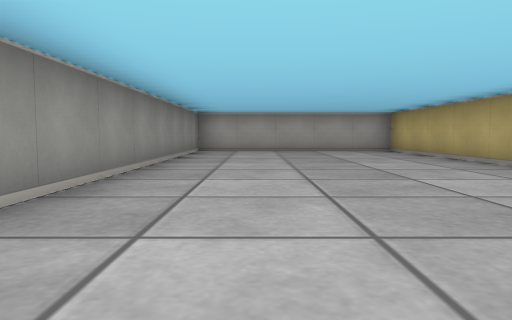
view 1 (above)

22 first-person views from a walk through a cub3D maze. The camera is about half as high as the walls, tilts 4° down and sees 70° across. The floor is counted in squares. Each view is taken from the middle of a square. On the plan, view 1 faces up. The plan holds only what a view shows up to about 9 squares ahead; the rest is blank.

view 2
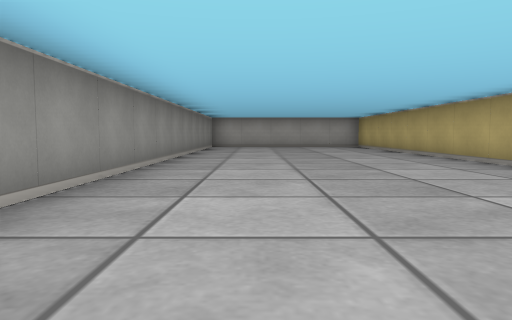

view 3
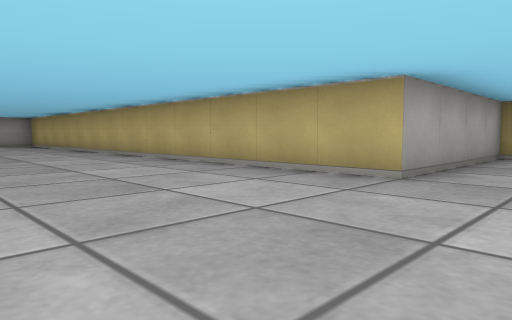

view 4
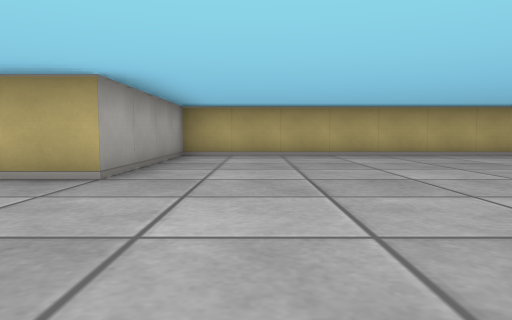

view 5
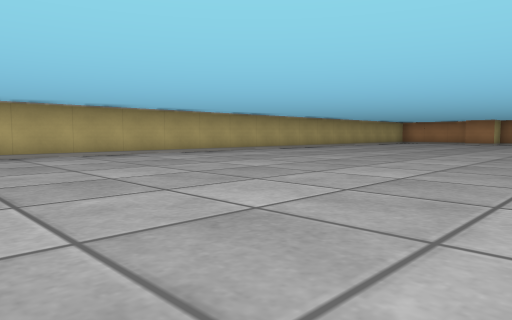

view 6
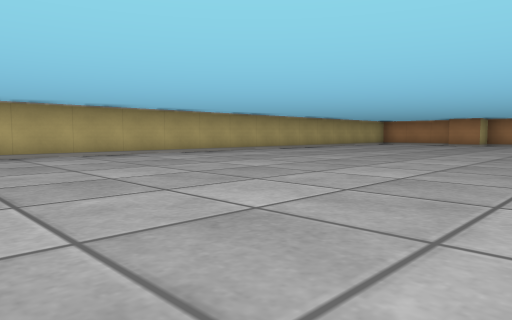

view 7
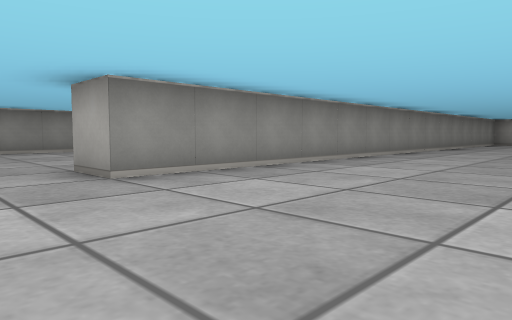

view 8
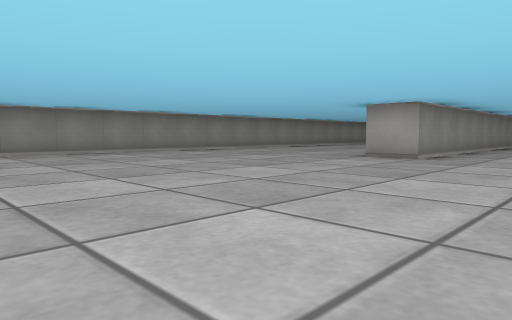

view 9
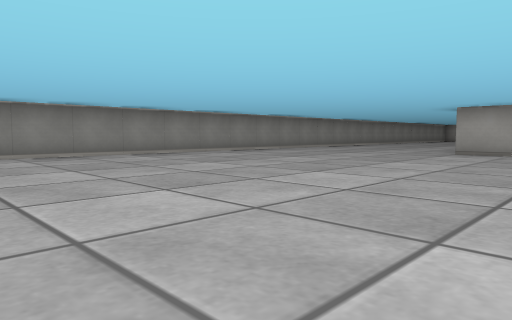

view 10
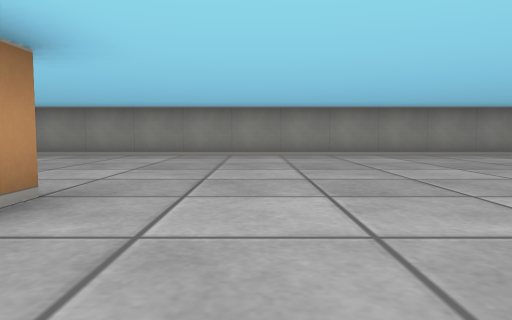

view 11
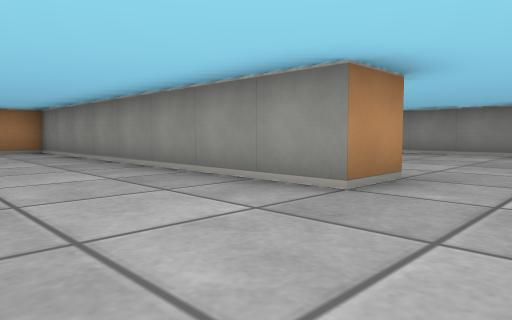

view 12
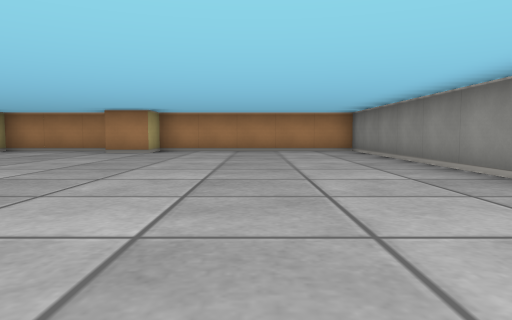

view 13
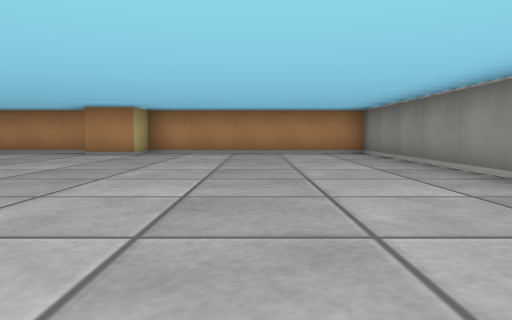

view 14
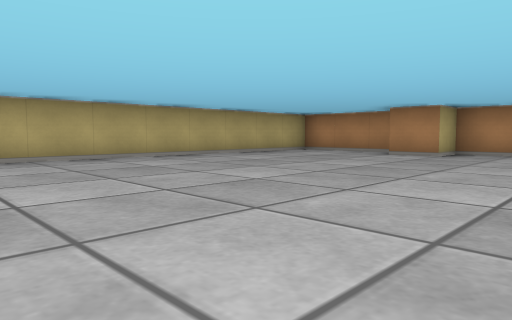

view 15
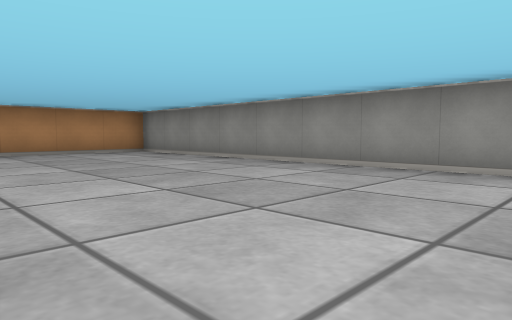

view 16
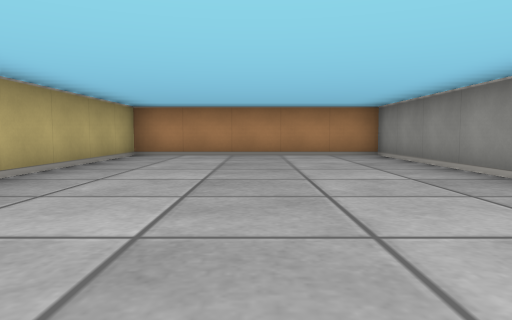

view 17
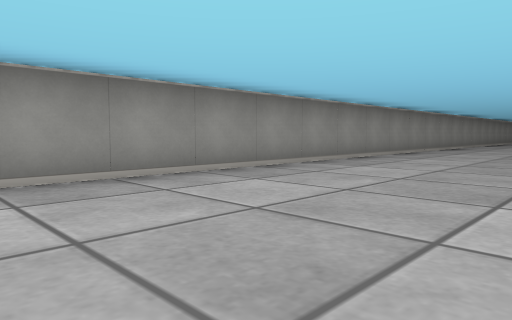

view 18
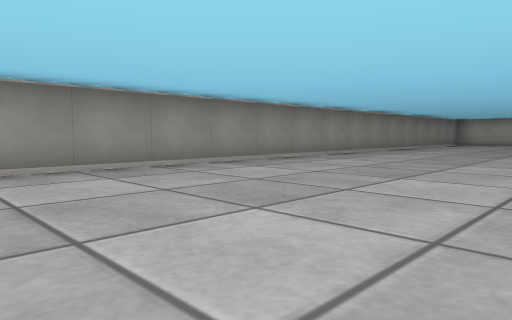

view 19
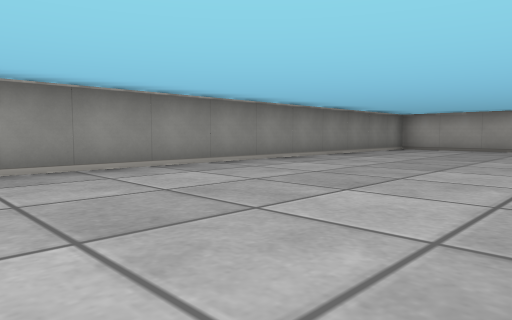

view 20
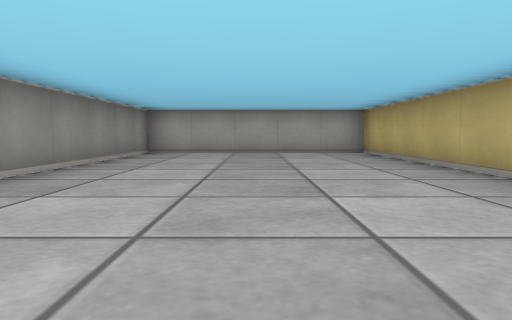

view 21
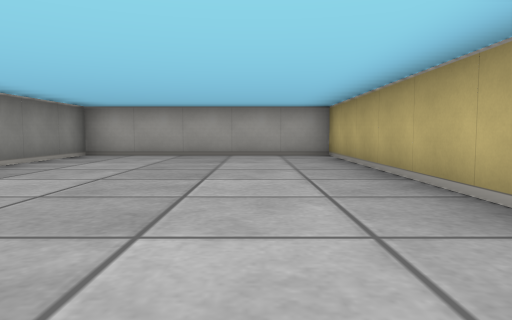

view 22
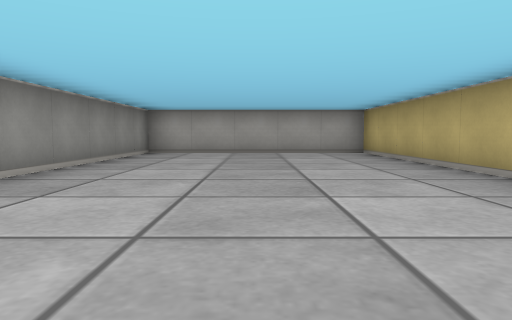

### Floor plan
Points are (right, up) in squares from view 1. A wall is a line through its corners. A room is listed if a view was taken in it or the views show most of it. See-through windows are left out.
Room 1 (views 1, 2, 3, 4, 5, 6, 7, 8, 9, 10, 11, 12, 13, 14, 15, 16, 17, 18, 19, 20, 21, 22)
walls: (-2.6, -14.5) (-1.5, -14.5) (-1.5, -22.5) (3.5, -22.5) (3.5, -21.5) (4.5, -21.5); (7.5, -12.4) (7.5, -3.5) (3.5, -3.5) (3.5, 9.5) (-1.5, 9.5) (-1.5, -5.5) (-2.5, -5.5); (-2.5, 4.1) (-2.5, 9.5) (-7.5, 9.5) (-7.5, -22.5) (-2.5, -22.5) (-2.5, -18.5); (7.5, -20.4) (7.5, -15.1); (4.9, -22.5) (7, -22.5)

Positions as (right, up) in squares from view 1, and headings:
1: (0, 0), facing up
2: (0, -3), facing up
3: (0, -5), facing up-right
4: (0, -5), facing right
5: (0, -5), facing down-right
6: (0, -7), facing down-right
7: (2, -7), facing up-left
8: (1, -12), facing up-left
9: (0, -14), facing up-left
10: (0, -13), facing left
11: (1, -13), facing down-left
12: (1, -13), facing down
13: (1, -14), facing down
14: (1, -14), facing down-right
15: (-3, -14), facing down-left
16: (-5, -15), facing down
17: (-4, -11), facing up-left
18: (-3, -6), facing up-left
19: (-3, -1), facing up-left
20: (-5, 1), facing up
21: (-4, 2), facing up
22: (1, 1), facing up
